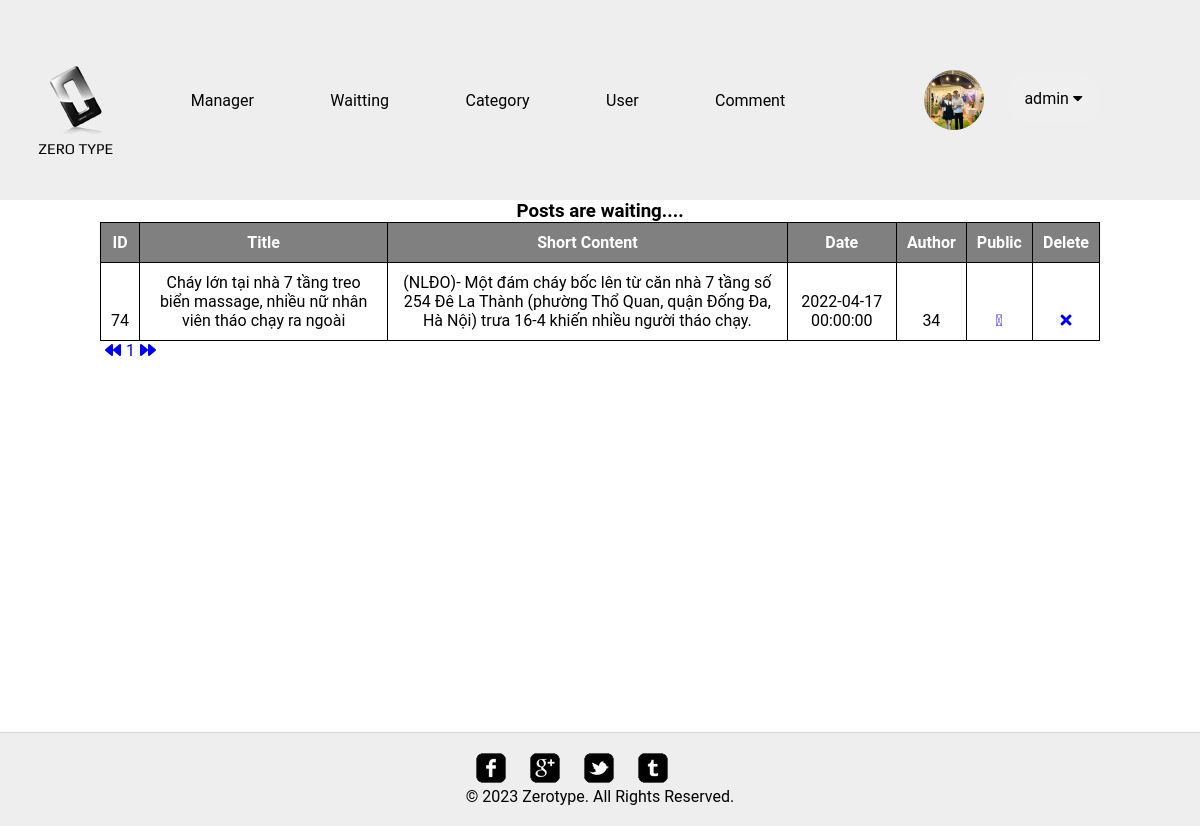
Page /queue.php (signed in) on the committed database.
### tables this page shows
CREATE TABLE `user` (
  `user_id` bigint NOT NULL AUTO_INCREMENT,
  `username` varchar(255) DEFAULT NULL,
  `password` varchar(255) DEFAULT NULL,
  `email` varchar(255) DEFAULT NULL,
  `phoneNumber` varchar(10) DEFAULT NULL,
  `image` varchar(255) DEFAULT NULL,
  `address` varchar(255) DEFAULT NULL,
  `birthday` datetime DEFAULT NULL,
  `role` int DEFAULT NULL,
  `bio` longtext,
  `job` varchar(45) DEFAULT NULL,
  PRIMARY KEY (`user_id`)
);

CREATE TABLE `blog` (
  `blog_id` bigint NOT NULL AUTO_INCREMENT,
  `title` text,
  `shortContent` text,
  `longContent` longtext,
  `createByDate` datetime DEFAULT NULL,
  `category_id` bigint DEFAULT NULL,
  `author` int DEFAULT NULL,
  `status_blog` int DEFAULT NULL,
  PRIMARY KEY (`blog_id`),
  KEY `fk_category` (`category_id`),
  CONSTRAINT `fk_category` FOREIGN KEY (`category_id`) REFERENCES `category` (`category_id`)
);

### Control.php (called while the page is built, shortened)
<?php
	include('DBConnection.php');
Class Data{
		public function getAvatar($userid){
			global $conn;
			$sql = "select image from user where user_id = ".$userid;
			$list = mysqli_fetch_array(mysqli_query($conn,$sql));
			$image = $list['image'];
			return $image;
		}
		public function countRows_Queue(){
			global $conn;
			$sql = "select * from blog where status_blog = 0";
			$run = mysqli_query($conn,$sql);
			$rowcount = mysqli_num_rows($run);
			return $rowcount;
		}
		public function Que_getDataPagination($limit, $offset){
			global $conn;
			$sql = "select blog_id,title,shortContent,longContent,createByDate,author, status_blog from blog where status_blog = 0 limit $limit offset $offset ";
			$run = mysqli_query($conn,$sql);
			return $run;
		}
	}
 ?>

### queue.php (the view, shortened to what this page needs)
<?php
include('Control.php');
$get_Data = new Data();
$total_rows = $get_Data->countRows_Queue();
if(!isset($_GET['page'])){
    $page_number = 1;
}else{
    $page_number = $_GET['page'];
}
$limit = 5;
$initial_page = ($page_number-1)*$limit;
$total_pages = ceil($total_rows/$limit);
$arr =$get_Data->Que_getDataPagination($limit,$initial_page);
?>
<!DOCTYPE HTML>
<html>
<head>
	<link rel="stylesheet" href="css/style.css" type="text/css">
    <link rel="stylesheet" href="css/text.css" type="text/css">
    <link rel="stylesheet" href="css/bodyadmin.css" type="text/css">
    <link rel="stylesheet" href="css/paginationpage.css" type="text/css">
    <link rel="stylesheet" href="https://cdnjs.cloudflare.com/ajax/libs/font-awesome/4.7.0/css/font-awesome.min.css">
    <link rel="stylesheet" href="https://pro.fontawesome.com/releases/v5.15.4/css/all.css">
</head>
<body>
<?php
include('header_admin.php');
?>
<div class="header" style="text-align: center;">
    <h3>Posts are waiting....</h3>
</div>
	<div id="contents">
        <table class="table">
            <tr>
                <th>ID</th>
                <th>Title</th>
                <th>Short Content</th>
                <th>Date</th>
                <th>Author</th>
                <th>Public</th>
                <th>Delete</th>
            </tr>
            <?php foreach($arr as $ar){ ?>
                <tr>
                    <td><?php echo $ar['blog_id'] ?></td>
                    <td><?php echo $ar['title'] ?></td>
                    <td><?php echo $ar['shortContent'] ?></td>
                    <td><?php echo $ar['createByDate'] ?></td>
                    <td><?php echo $ar['author'] ?></td>
                    <td><a href="saveOrUpdate.php?blog_id=<?php echo $ar['blog_id'] ?>"><i class="fal fa-upload"></i></td>
                    <td style="text-align: center;"><a href="delete_post.php?id=<?php echo $ar['blog_id']?>" onclick="return (confirm('You may want to delete?'))"><i class="fas fa-times"></i></a></td>
                </tr>
            <?php } ?>
        </table>
        <div class="pagination">
            <ul>
                <?php
                    if($page_number>=2){
                        echo '<li><a href="admin.php?login=success&page='.($page_number-1).'">'.'<i class="fa fa-backward" aria-hidden="true"></i>'.'</a></li>';
                    }else{
                        echo '<li><a href="#">'.'<i class="fa fa-backward" aria-hidden="true"></i>'.'</a></li>';
                    }
                    for($i=1;$i<=$total_pages;$i++){
                        echo '<li><a href="admin.php?login=success&page='.$i.'">'.$i.'</a></li>';
                    }
                    if($page_number<$total_pages){
                        echo '<li><a href="admin.php?login=success&page='.($page_number+1).'">'.'<i class="fa fa-forward" aria-hidden="true"></i>'.'</a></li>';
                    }else{
                        echo '<li><a href="#">'.'<i class="fa fa-forward" aria-hidden="true"></i>'.'</a></li>';
                    }
                ?>
            </ul>
        </div>
	</div>
<?php
include('footer.php');
?>
</body>
</html>

### header_admin.php (shortened to what this page needs)
<!DOCTYPE html>
<html lang="en">
<head>
    <link rel="stylesheet" href="./css/header_admin.css">
</head>
<body>
<div id="header">
    <div id="header-box">
        <div class="logo">
            <a href="admin.php">Zero Type</a>
        </div>
        <div class="manager">
            <a href="admin.php">Manager</a>
        </div>
        <div class="qeue">
            <a href="queue.php">Waitting</a>
        </div>
        <div class="qeue">
            <a href="category.php">Category</a>
        </div>
        <div class="qeue">
            <a href="index_user.php">User</a>
        </div>
        <div class="qeue">
            <a href="index_cmt.php">Comment</a>
        </div>
        <div id="MenuCustom">
            <ul>
                <?php
                if (isset($_SESSION['username'])) {
                    $path = $get_Data->getAvatar($_SESSION['userId']);
                    echo '
                                <li>
                                    <img src="Image/' . $path . '" alt="Avatar" class="avatar" style="object-fit: cover;" >
                                    <div class="dropdown">
                                    <button onclick="myFunction()" class="dropbtn">' . $_SESSION['username'] . ' <i class="fa fa-caret-down"></i></button>
                                        <div id="myDropdown" class="dropdown-content">
                                            <a href="profileadmin.php">Thông tin cá nhân</a>
                                            <a href="logout.php">Đăng xuất</a>
                                        </div>
                                    </div>
                                </li>
                            ';
                }
                ?>
            </ul>
        </div>
    </div>
</div>
</body>
</html>

### css/text.css (style rules this page uses)
* { font-family: Roboto, Oxygen, Ubuntu, Cantarell, "Open Sans", "Helvetica Neue", sans-serif, Arial; }

### css/bodyadmin.css (style rules this page uses)
* { padding: 0; margin: 0 auto; list-style: none; text-decoration: none; }
#contents { width: 1000px; min-height: 510px; }

### css/paginationpage.css (style rules this page uses)
.table { border: 1px solid black; border-collapse: collapse; width: 1000px; }
.table, td, th { border: 1px solid black; }
td, th { padding: 10px; }
td { text-align: center; vertical-align: bottom; height: 40px; }
th { background-color: gray; color: white; height: 20px; }
.pagination ul { list-style-type: none; }
.pagination ul li { display: inline-block; margin-left: 5px; }

### css/header_admin.css (style rules this page uses)
* { padding: 0; margin: 0 auto; text-decoration: none; list-style: none; box-sizing: border-box; }
#header { width: 100%; background: #eee; }
#header-box { display: flex; justify-content: space-between; align-items: center; height: 200px; width: 1200px; }
#header-box a { color:black; }
#header-box .logo a { background: url(../images/logo.png) no-repeat center top; color: #000; display: block; font: 15px/30px 'Play'; height: 20px; width: 76px; padding-top: 68px; text-decoration: none; text-transform: uppercase; }
#MenuCustom { height: 200px; width: 300px; display: flex; justify-content: center; align-items: center; }
#MenuCustom .avatar { vertical-align: middle; width: 60px; height: 60px; border-radius: 50%; }
.dropbtn { color: #000; padding: 16px; font-size: 16px; border: none; cursor: pointer; margin-left: 20px; border-radius: 20px; }
.dropdown { position: relative; display: inline-block; }

### rows in the picture
user: image (picture)
blog: blog_id "74", title "Cháy lớn tại nhà 7 tầng treo biển massage, nhiều nữ nhân viên tháo chạy ra ngoài", shortContent "(NLĐO)- Một đám cháy bốc lên từ căn nhà 7 tầng số 254 Đê La Thành (phường Thổ Quan, quận Đống Đa, Hà Nội) trưa 16-4 khiến nhiều người tháo chạy.", createByDate "2022-04-17 00:00:00", author "34"

### other values in the picture
$_SESSION['username'] "admin"
